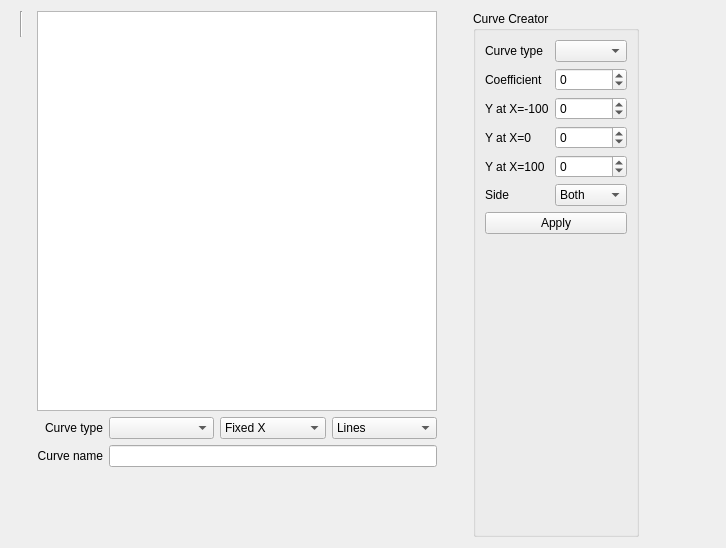
<?xml version="1.0" encoding="UTF-8"?>
<ui version="4.0">
 <class>Curves</class>
 <widget class="QWidget" name="Curves">
  <property name="geometry">
   <rect>
    <x>0</x>
    <y>0</y>
    <width>726</width>
    <height>548</height>
   </rect>
  </property>
  <property name="windowTitle">
   <string/>
  </property>
  <layout class="QGridLayout" name="gridLayout_2">
   <item row="1" column="7">
    <spacer name="horizontalSpacer">
     <property name="orientation">
      <enum>Qt::Horizontal</enum>
     </property>
     <property name="sizeHint" stdset="0">
      <size>
       <width>40</width>
       <height>20</height>
      </size>
     </property>
    </spacer>
   </item>
   <item row="0" column="0" rowspan="2">
    <layout class="QGridLayout" name="curvesLayout"/>
   </item>
   <item row="0" column="2" rowspan="2">
    <layout class="QGridLayout" name="curvesLayout_2"/>
   </item>
   <item row="0" column="1" rowspan="2">
    <widget class="Line" name="line">
     <property name="sizePolicy">
      <sizepolicy hsizetype="Fixed" vsizetype="Minimum">
       <horstretch>0</horstretch>
       <verstretch>0</verstretch>
      </sizepolicy>
     </property>
     <property name="orientation">
      <enum>Qt::Vertical</enum>
     </property>
    </widget>
   </item>
   <item row="2" column="0" colspan="3">
    <spacer name="verticalSpacer_4">
     <property name="orientation">
      <enum>Qt::Vertical</enum>
     </property>
     <property name="sizeHint" stdset="0">
      <size>
       <width>20</width>
       <height>40</height>
      </size>
     </property>
    </spacer>
   </item>
   <item row="0" column="3" rowspan="3">
    <layout class="QVBoxLayout" name="verticalLayout_1">
     <property name="rightMargin">
      <number>10</number>
     </property>
     <item>
      <widget class="QGraphicsView" name="curvePreview">
       <property name="sizePolicy">
        <sizepolicy hsizetype="Fixed" vsizetype="Fixed">
         <horstretch>0</horstretch>
         <verstretch>0</verstretch>
        </sizepolicy>
       </property>
       <property name="minimumSize">
        <size>
         <width>400</width>
         <height>400</height>
        </size>
       </property>
       <property name="alignment">
        <set>Qt::AlignCenter</set>
       </property>
      </widget>
     </item>
     <item>
      <layout class="QGridLayout" name="gridLayout">
       <item row="1" column="0">
        <widget class="QLabel" name="curveNameLabel">
         <property name="text">
          <string>Curve name</string>
         </property>
         <property name="alignment">
          <set>Qt::AlignRight|Qt::AlignTrailing|Qt::AlignVCenter</set>
         </property>
        </widget>
       </item>
       <item row="0" column="1">
        <layout class="QHBoxLayout" name="horizontalLayout_2" stretch="0,0,0">
         <property name="rightMargin">
          <number>0</number>
         </property>
         <item>
          <widget class="QComboBox" name="curvePoints"/>
         </item>
         <item>
          <widget class="QComboBox" name="curveCustom">
           <item>
            <property name="text">
             <string>Fixed X</string>
            </property>
           </item>
           <item>
            <property name="text">
             <string>Custom X</string>
            </property>
           </item>
          </widget>
         </item>
         <item>
          <widget class="QComboBox" name="curveSmooth">
           <item>
            <property name="text">
             <string>Lines</string>
            </property>
           </item>
           <item>
            <property name="text">
             <string>Smooth</string>
            </property>
           </item>
          </widget>
         </item>
        </layout>
       </item>
       <item row="1" column="1">
        <widget class="QLineEdit" name="curveName">
         <property name="maxLength">
          <number>6</number>
         </property>
        </widget>
       </item>
       <item row="0" column="0">
        <widget class="QLabel" name="curveTypeLabel">
         <property name="text">
          <string>Curve type</string>
         </property>
         <property name="alignment">
          <set>Qt::AlignRight|Qt::AlignTrailing|Qt::AlignVCenter</set>
         </property>
        </widget>
       </item>
       <item row="2" column="1">
        <spacer name="verticalSpacer">
         <property name="orientation">
          <enum>Qt::Vertical</enum>
         </property>
         <property name="sizeHint" stdset="0">
          <size>
           <width>20</width>
           <height>40</height>
          </size>
         </property>
        </spacer>
       </item>
      </layout>
     </item>
    </layout>
   </item>
   <item row="0" column="6" rowspan="3">
    <widget class="QGroupBox" name="curveCreator">
     <property name="font">
      <font>
       <weight>50</weight>
       <bold>false</bold>
      </font>
     </property>
     <property name="autoFillBackground">
      <bool>false</bool>
     </property>
     <property name="title">
      <string>Curve Creator</string>
     </property>
     <layout class="QGridLayout" name="gridLayout_76" rowstretch="0,0,0,0,0,0,0,0">
      <item row="3" column="0">
       <widget class="QLabel" name="yMidLabel">
        <property name="text">
         <string>Y at X=0</string>
        </property>
       </widget>
      </item>
      <item row="4" column="1" colspan="3">
       <widget class="QSpinBox" name="yMax">
        <property name="sizePolicy">
         <sizepolicy hsizetype="MinimumExpanding" vsizetype="Fixed">
          <horstretch>0</horstretch>
          <verstretch>0</verstretch>
         </sizepolicy>
        </property>
        <property name="minimum">
         <number>-100</number>
        </property>
        <property name="maximum">
         <number>100</number>
        </property>
       </widget>
      </item>
      <item row="4" column="0">
       <widget class="QLabel" name="yMaxLabel">
        <property name="text">
         <string>Y at X=100</string>
        </property>
       </widget>
      </item>
      <item row="1" column="1" colspan="3">
       <widget class="QSpinBox" name="curveCoeff">
        <property name="sizePolicy">
         <sizepolicy hsizetype="MinimumExpanding" vsizetype="Fixed">
          <horstretch>0</horstretch>
          <verstretch>0</verstretch>
         </sizepolicy>
        </property>
        <property name="minimum">
         <number>-100</number>
        </property>
        <property name="maximum">
         <number>100</number>
        </property>
       </widget>
      </item>
      <item row="5" column="1" colspan="3">
       <widget class="QComboBox" name="curveSide">
        <item>
         <property name="text">
          <string>Both</string>
         </property>
        </item>
        <item>
         <property name="text">
          <string>x&gt;0</string>
         </property>
        </item>
        <item>
         <property name="text">
          <string>x&lt;0</string>
         </property>
        </item>
       </widget>
      </item>
      <item row="2" column="1" colspan="3">
       <widget class="QSpinBox" name="yMin">
        <property name="sizePolicy">
         <sizepolicy hsizetype="MinimumExpanding" vsizetype="Fixed">
          <horstretch>0</horstretch>
          <verstretch>0</verstretch>
         </sizepolicy>
        </property>
        <property name="minimum">
         <number>-100</number>
        </property>
        <property name="maximum">
         <number>100</number>
        </property>
       </widget>
      </item>
      <item row="6" column="0" colspan="4">
       <widget class="QPushButton" name="curveApply">
        <property name="text">
         <string>Apply</string>
        </property>
       </widget>
      </item>
      <item row="5" column="0">
       <widget class="QLabel" name="curveSideLabel">
        <property name="text">
         <string>Side</string>
        </property>
       </widget>
      </item>
      <item row="3" column="1" colspan="3">
       <widget class="QSpinBox" name="yMid">
        <property name="sizePolicy">
         <sizepolicy hsizetype="MinimumExpanding" vsizetype="Fixed">
          <horstretch>0</horstretch>
          <verstretch>0</verstretch>
         </sizepolicy>
        </property>
        <property name="minimum">
         <number>-100</number>
        </property>
        <property name="maximum">
         <number>100</number>
        </property>
       </widget>
      </item>
      <item row="0" column="1" colspan="3">
       <widget class="QComboBox" name="curveType"/>
      </item>
      <item row="0" column="0">
       <widget class="QLabel" name="curveTypeLabel_2">
        <property name="text">
         <string>Curve type</string>
        </property>
       </widget>
      </item>
      <item row="2" column="0">
       <widget class="QLabel" name="yMinLabel">
        <property name="text">
         <string>Y at X=-100</string>
        </property>
       </widget>
      </item>
      <item row="1" column="0">
       <widget class="QLabel" name="curveCoeffLabel">
        <property name="text">
         <string>Coefficient</string>
        </property>
       </widget>
      </item>
      <item row="7" column="0">
       <spacer name="verticalSpacer_3">
        <property name="orientation">
         <enum>Qt::Vertical</enum>
        </property>
        <property name="sizeHint" stdset="0">
         <size>
          <width>20</width>
          <height>40</height>
         </size>
        </property>
       </spacer>
      </item>
     </layout>
    </widget>
   </item>
   <item row="0" column="4" rowspan="3">
    <layout class="QVBoxLayout" name="verticalLayout_2">
     <item>
      <layout class="QGridLayout" name="pointsLayout">
       <property name="horizontalSpacing">
        <number>0</number>
       </property>
       <property name="verticalSpacing">
        <number>2</number>
       </property>
       <property name="topMargin">
        <number>0</number>
       </property>
       <property name="bottomMargin">
        <number>0</number>
       </property>
      </layout>
     </item>
     <item>
      <spacer name="verticalSpacer_2">
       <property name="orientation">
        <enum>Qt::Vertical</enum>
       </property>
       <property name="sizeHint" stdset="0">
        <size>
         <width>20</width>
         <height>40</height>
        </size>
       </property>
      </spacer>
     </item>
    </layout>
   </item>
  </layout>
 </widget>
 <resources/>
 <connections/>
</ui>
